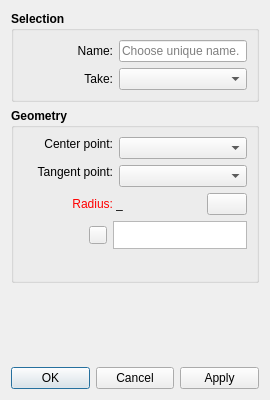
<?xml version="1.0" encoding="UTF-8"?>
<ui version="4.0">
 <class>IntersectCircleTangentDialog</class>
 <widget class="QDialog" name="IntersectCircleTangentDialog">
  <property name="geometry">
   <rect>
    <x>0</x>
    <y>0</y>
    <width>270</width>
    <height>400</height>
   </rect>
  </property>
  <property name="sizePolicy">
   <sizepolicy hsizetype="Expanding" vsizetype="Fixed">
    <horstretch>0</horstretch>
    <verstretch>0</verstretch>
   </sizepolicy>
  </property>
  <property name="minimumSize">
   <size>
    <width>270</width>
    <height>400</height>
   </size>
  </property>
  <property name="windowTitle">
   <string>Point - Intersect Circle and Tangent</string>
  </property>
  <property name="windowIcon">
   <iconset>
    <normaloff>../../../../app/seamly2d/share/resources/toolicon/32x32/point_from_circle_and_tangent.png</normaloff>../../../../app/seamly2d/share/resources/toolicon/32x32/point_from_circle_and_tangent.png</iconset>
  </property>
  <layout class="QVBoxLayout" name="verticalLayout_4">
   <item>
    <layout class="QVBoxLayout" name="verticalLayout_3">
     <property name="sizeConstraint">
      <enum>QLayout::SetNoConstraint</enum>
     </property>
     <item>
      <widget class="QGroupBox" name="selection_GroupBox">
       <property name="minimumSize">
        <size>
         <width>240</width>
         <height>0</height>
        </size>
       </property>
       <property name="font">
        <font>
         <pointsize>9</pointsize>
         <bold>true</bold>
        </font>
       </property>
       <property name="title">
        <string>Selection</string>
       </property>
       <layout class="QVBoxLayout" name="verticalLayout">
        <item>
         <layout class="QFormLayout" name="formLayout">
          <property name="labelAlignment">
           <set>Qt::AlignRight|Qt::AlignTrailing|Qt::AlignVCenter</set>
          </property>
          <item row="0" column="0">
           <widget class="QLabel" name="labelEditNamePoint">
            <property name="sizePolicy">
             <sizepolicy hsizetype="Fixed" vsizetype="Preferred">
              <horstretch>0</horstretch>
              <verstretch>0</verstretch>
             </sizepolicy>
            </property>
            <property name="minimumSize">
             <size>
              <width>90</width>
              <height>0</height>
             </size>
            </property>
            <property name="font">
             <font>
              <pointsize>9</pointsize>
              <bold>false</bold>
             </font>
            </property>
            <property name="text">
             <string>Name:</string>
            </property>
            <property name="alignment">
             <set>Qt::AlignRight|Qt::AlignTrailing|Qt::AlignVCenter</set>
            </property>
           </widget>
          </item>
          <item row="0" column="1">
           <widget class="QLineEdit" name="lineEditNamePoint">
            <property name="sizePolicy">
             <sizepolicy hsizetype="Expanding" vsizetype="Preferred">
              <horstretch>0</horstretch>
              <verstretch>0</verstretch>
             </sizepolicy>
            </property>
            <property name="minimumSize">
             <size>
              <width>80</width>
              <height>0</height>
             </size>
            </property>
            <property name="font">
             <font>
              <pointsize>9</pointsize>
              <bold>false</bold>
             </font>
            </property>
            <property name="toolTip">
             <string>Unique name</string>
            </property>
            <property name="placeholderText">
             <string>Choose unique name.</string>
            </property>
           </widget>
          </item>
          <item row="1" column="0">
           <widget class="QLabel" name="label">
            <property name="sizePolicy">
             <sizepolicy hsizetype="Fixed" vsizetype="Preferred">
              <horstretch>0</horstretch>
              <verstretch>0</verstretch>
             </sizepolicy>
            </property>
            <property name="minimumSize">
             <size>
              <width>90</width>
              <height>0</height>
             </size>
            </property>
            <property name="font">
             <font>
              <pointsize>9</pointsize>
              <bold>false</bold>
             </font>
            </property>
            <property name="text">
             <string>Take:</string>
            </property>
            <property name="alignment">
             <set>Qt::AlignRight|Qt::AlignTrailing|Qt::AlignVCenter</set>
            </property>
           </widget>
          </item>
          <item row="1" column="1">
           <widget class="QComboBox" name="comboBoxResult">
            <property name="sizePolicy">
             <sizepolicy hsizetype="Expanding" vsizetype="Preferred">
              <horstretch>0</horstretch>
              <verstretch>0</verstretch>
             </sizepolicy>
            </property>
            <property name="minimumSize">
             <size>
              <width>80</width>
              <height>0</height>
             </size>
            </property>
            <property name="font">
             <font>
              <pointsize>9</pointsize>
              <bold>false</bold>
             </font>
            </property>
           </widget>
          </item>
         </layout>
        </item>
       </layout>
      </widget>
     </item>
     <item>
      <widget class="QGroupBox" name="geometry_GroupBox">
       <property name="minimumSize">
        <size>
         <width>240</width>
         <height>175</height>
        </size>
       </property>
       <property name="font">
        <font>
         <pointsize>9</pointsize>
         <bold>true</bold>
        </font>
       </property>
       <property name="title">
        <string>Geometry</string>
       </property>
       <layout class="QVBoxLayout" name="verticalLayout_2">
        <item>
         <layout class="QFormLayout" name="formLayout_2">
          <property name="labelAlignment">
           <set>Qt::AlignRight|Qt::AlignTrailing|Qt::AlignVCenter</set>
          </property>
          <item row="0" column="0">
           <widget class="QLabel" name="labelCircleCenter">
            <property name="sizePolicy">
             <sizepolicy hsizetype="Fixed" vsizetype="Fixed">
              <horstretch>0</horstretch>
              <verstretch>0</verstretch>
             </sizepolicy>
            </property>
            <property name="minimumSize">
             <size>
              <width>90</width>
              <height>0</height>
             </size>
            </property>
            <property name="font">
             <font>
              <pointsize>9</pointsize>
              <bold>false</bold>
             </font>
            </property>
            <property name="text">
             <string>Center point:</string>
            </property>
            <property name="alignment">
             <set>Qt::AlignRight|Qt::AlignTrailing|Qt::AlignVCenter</set>
            </property>
           </widget>
          </item>
          <item row="0" column="1">
           <widget class="QComboBox" name="comboBoxCircleCenter">
            <property name="sizePolicy">
             <sizepolicy hsizetype="Expanding" vsizetype="Preferred">
              <horstretch>0</horstretch>
              <verstretch>0</verstretch>
             </sizepolicy>
            </property>
            <property name="minimumSize">
             <size>
              <width>80</width>
              <height>0</height>
             </size>
            </property>
            <property name="font">
             <font>
              <pointsize>9</pointsize>
              <bold>false</bold>
             </font>
            </property>
           </widget>
          </item>
          <item row="1" column="0">
           <widget class="QLabel" name="labelTangentPoint">
            <property name="sizePolicy">
             <sizepolicy hsizetype="Fixed" vsizetype="Fixed">
              <horstretch>0</horstretch>
              <verstretch>0</verstretch>
             </sizepolicy>
            </property>
            <property name="minimumSize">
             <size>
              <width>90</width>
              <height>0</height>
             </size>
            </property>
            <property name="font">
             <font>
              <pointsize>9</pointsize>
              <bold>false</bold>
             </font>
            </property>
            <property name="text">
             <string>Tangent point:</string>
            </property>
            <property name="alignment">
             <set>Qt::AlignRight|Qt::AlignTrailing|Qt::AlignVCenter</set>
            </property>
           </widget>
          </item>
          <item row="1" column="1">
           <widget class="QComboBox" name="comboBoxTangentPoint">
            <property name="sizePolicy">
             <sizepolicy hsizetype="Expanding" vsizetype="Preferred">
              <horstretch>0</horstretch>
              <verstretch>0</verstretch>
             </sizepolicy>
            </property>
            <property name="minimumSize">
             <size>
              <width>80</width>
              <height>0</height>
             </size>
            </property>
            <property name="font">
             <font>
              <pointsize>9</pointsize>
              <bold>false</bold>
             </font>
            </property>
           </widget>
          </item>
         </layout>
        </item>
        <item>
         <layout class="QHBoxLayout" name="horizontalLayout_3">
          <item>
           <widget class="QLabel" name="labelEditRadius">
            <property name="sizePolicy">
             <sizepolicy hsizetype="Fixed" vsizetype="Preferred">
              <horstretch>0</horstretch>
              <verstretch>0</verstretch>
             </sizepolicy>
            </property>
            <property name="minimumSize">
             <size>
              <width>90</width>
              <height>0</height>
             </size>
            </property>
            <property name="palette">
             <palette>
              <active>
               <colorrole role="WindowText">
                <brush brushstyle="SolidPattern">
                 <color alpha="255">
                  <red>255</red>
                  <green>0</green>
                  <blue>0</blue>
                 </color>
                </brush>
               </colorrole>
              </active>
              <inactive>
               <colorrole role="WindowText">
                <brush brushstyle="SolidPattern">
                 <color alpha="255">
                  <red>255</red>
                  <green>0</green>
                  <blue>0</blue>
                 </color>
                </brush>
               </colorrole>
              </inactive>
              <disabled>
               <colorrole role="WindowText">
                <brush brushstyle="SolidPattern">
                 <color alpha="255">
                  <red>159</red>
                  <green>158</green>
                  <blue>158</blue>
                 </color>
                </brush>
               </colorrole>
              </disabled>
             </palette>
            </property>
            <property name="font">
             <font>
              <pointsize>9</pointsize>
              <bold>false</bold>
             </font>
            </property>
            <property name="text">
             <string>Radius:</string>
            </property>
            <property name="alignment">
             <set>Qt::AlignRight|Qt::AlignTrailing|Qt::AlignVCenter</set>
            </property>
           </widget>
          </item>
          <item>
           <widget class="QLabel" name="labelResultCircleRadius">
            <property name="sizePolicy">
             <sizepolicy hsizetype="Expanding" vsizetype="Preferred">
              <horstretch>0</horstretch>
              <verstretch>0</verstretch>
             </sizepolicy>
            </property>
            <property name="minimumSize">
             <size>
              <width>85</width>
              <height>0</height>
             </size>
            </property>
            <property name="font">
             <font>
              <pointsize>9</pointsize>
              <bold>false</bold>
             </font>
            </property>
            <property name="toolTip">
             <string>Value</string>
            </property>
            <property name="text">
             <string notr="true">_</string>
            </property>
           </widget>
          </item>
          <item>
           <spacer name="horizontalSpacer">
            <property name="orientation">
             <enum>Qt::Horizontal</enum>
            </property>
            <property name="sizeHint" stdset="0">
             <size>
              <width>40</width>
              <height>20</height>
             </size>
            </property>
           </spacer>
          </item>
          <item>
           <widget class="QPushButton" name="toolButtonExprRadius">
            <property name="text">
             <string/>
            </property>
            <property name="icon">
             <iconset resource="../../../vmisc/share/resources/icon.qrc">
              <normaloff>:/icon/24x24/fx.png</normaloff>:/icon/24x24/fx.png</iconset>
            </property>
           </widget>
          </item>
         </layout>
        </item>
        <item>
         <layout class="QHBoxLayout" name="horizontalLayout_6">
          <item>
           <widget class="QLabel" name="label_2">
            <property name="sizePolicy">
             <sizepolicy hsizetype="Fixed" vsizetype="Preferred">
              <horstretch>0</horstretch>
              <verstretch>0</verstretch>
             </sizepolicy>
            </property>
            <property name="minimumSize">
             <size>
              <width>60</width>
              <height>0</height>
             </size>
            </property>
            <property name="font">
             <font>
              <pointsize>9</pointsize>
              <bold>false</bold>
             </font>
            </property>
            <property name="text">
             <string/>
            </property>
           </widget>
          </item>
          <item>
           <widget class="QPushButton" name="pushButtonGrowRadius">
            <property name="maximumSize">
             <size>
              <width>18</width>
              <height>18</height>
             </size>
            </property>
            <property name="sizeIncrement">
             <size>
              <width>0</width>
              <height>0</height>
             </size>
            </property>
            <property name="toolTip">
             <string>&lt;html&gt;&lt;head/&gt;&lt;body&gt;&lt;p&gt;Show full calculation in message box&lt;/p&gt;&lt;/body&gt;&lt;/html&gt;</string>
            </property>
            <property name="text">
             <string notr="true"/>
            </property>
            <property name="icon">
             <iconset resource="../../../vmisc/share/resources/theme.qrc">
              <normaloff>:/icons/win.icon.theme/24x24/actions/go-down.png</normaloff>:/icons/win.icon.theme/24x24/actions/go-down.png</iconset>
            </property>
            <property name="iconSize">
             <size>
              <width>16</width>
              <height>16</height>
             </size>
            </property>
            <property name="flat">
             <bool>false</bool>
            </property>
           </widget>
          </item>
          <item>
           <widget class="QPlainTextEdit" name="plainTextEditRadius">
            <property name="sizePolicy">
             <sizepolicy hsizetype="Expanding" vsizetype="Preferred">
              <horstretch>0</horstretch>
              <verstretch>0</verstretch>
             </sizepolicy>
            </property>
            <property name="minimumSize">
             <size>
              <width>125</width>
              <height>0</height>
             </size>
            </property>
            <property name="maximumSize">
             <size>
              <width>16777215</width>
              <height>28</height>
             </size>
            </property>
            <property name="font">
             <font>
              <pointsize>9</pointsize>
              <bold>false</bold>
             </font>
            </property>
            <property name="toolTip">
             <string>Calculation</string>
            </property>
            <property name="tabChangesFocus">
             <bool>true</bool>
            </property>
           </widget>
          </item>
         </layout>
        </item>
        <item>
         <spacer name="verticalSpacer_2">
          <property name="orientation">
           <enum>Qt::Vertical</enum>
          </property>
          <property name="sizeHint" stdset="0">
           <size>
            <width>20</width>
            <height>40</height>
           </size>
          </property>
         </spacer>
        </item>
       </layout>
      </widget>
     </item>
     <item>
      <spacer name="verticalSpacer">
       <property name="orientation">
        <enum>Qt::Vertical</enum>
       </property>
       <property name="sizeHint" stdset="0">
        <size>
         <width>20</width>
         <height>140</height>
        </size>
       </property>
      </spacer>
     </item>
    </layout>
   </item>
   <item>
    <widget class="QDialogButtonBox" name="buttonBox">
     <property name="orientation">
      <enum>Qt::Horizontal</enum>
     </property>
     <property name="standardButtons">
      <set>QDialogButtonBox::Apply|QDialogButtonBox::Cancel|QDialogButtonBox::Ok</set>
     </property>
    </widget>
   </item>
  </layout>
 </widget>
 <resources>
  <include location="../../../vmisc/share/resources/theme.qrc"/>
  <include location="../../../vmisc/share/resources/icon.qrc"/>
 </resources>
 <connections>
  <connection>
   <sender>buttonBox</sender>
   <signal>accepted()</signal>
   <receiver>IntersectCircleTangentDialog</receiver>
   <slot>accept()</slot>
   <hints>
    <hint type="sourcelabel">
     <x>248</x>
     <y>254</y>
    </hint>
    <hint type="destinationlabel">
     <x>157</x>
     <y>274</y>
    </hint>
   </hints>
  </connection>
  <connection>
   <sender>buttonBox</sender>
   <signal>rejected()</signal>
   <receiver>IntersectCircleTangentDialog</receiver>
   <slot>reject()</slot>
   <hints>
    <hint type="sourcelabel">
     <x>316</x>
     <y>260</y>
    </hint>
    <hint type="destinationlabel">
     <x>286</x>
     <y>274</y>
    </hint>
   </hints>
  </connection>
 </connections>
</ui>
